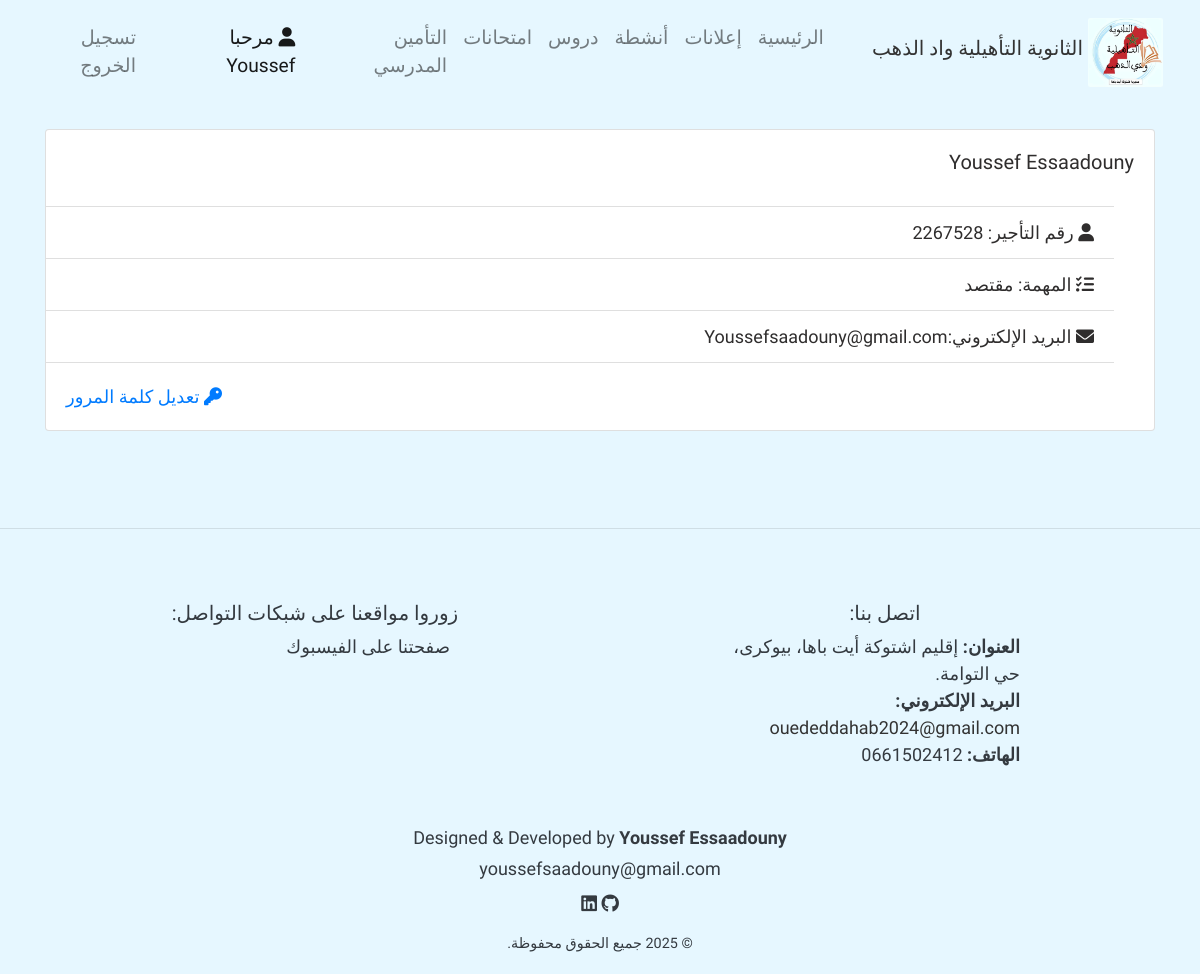
The page /UserInfo/ (signed in) on the database as committed earlier.
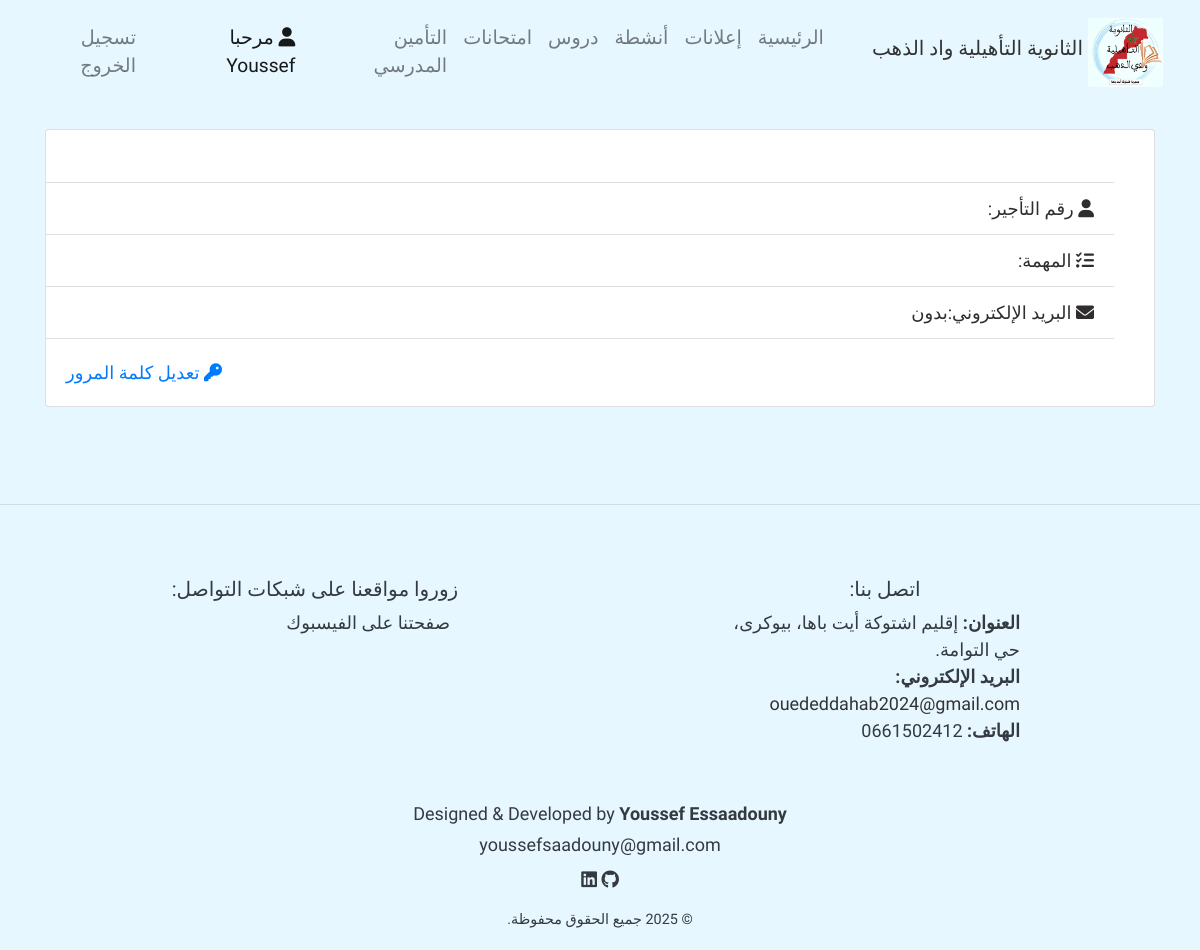
The same page on the database as committed later.
### home/models.py (models this page shows, shortened)
class UserProfile(models.Model):
    user = models.ForeignKey(User, on_delete = models.CASCADE)
    firstname = models.CharField(max_length = 100)
    lastname = models.CharField(max_length = 100)
    User_Type = models.CharField(max_length = 100, null = True, blank = True)
    email = models.EmailField(null = True, blank=  True)

class Staff(models.Model):
    choices =  [('أستاذ', 'أستاذ'), ('حارس عام', 'حارس عام'), ('مشرف', 'مشرف'), ('مقتصد', 'مقتصد')]
    FirstName = models.CharField(max_length = 50)
    LastName = models.CharField(max_length = 50)
    PPR = models.CharField(max_length = 50)
    Mission = models.CharField(max_length = 100,choices =choices)
    Email = models.EmailField(null = True, blank = True)

### home/views.py (the view)
# urls.py: path('UserInfo/', views.UserInfo, name = 'UserInfo'),
def UserInfo(request):
    user = request.user
    user_info = None
    staffInfo = None
    studentInfo = None
    message = None
    if user.is_authenticated:
        try:
            user_info = UserProfile.objects.get(user=user)
            try:
                staffInfo = Staff.objects.get(PPR=user.username)
            except Staff.DoesNotExist:
                pass
            try:
                studentInfo = Student.objects.get(code=user.username)
            except Student.DoesNotExist:
                pass
        except Exception as e:
            message = f'لقد حدث خطأ غير متوقع ({e})'
            print(f'error id {e}')
    else:
        message = 'أنت غير مؤهل لزيارة هذه الصفحة.'
    context = {
        'user_info': user_info,
        'staffInfo' : staffInfo,
        'studentInfo' : studentInfo,
        'message' : message,
    }
    return render (request, 'pages/userInfo.html', context)

### templates/pages/userInfo.html
{% extends 'base.html' %}
{% load static %}
{% block content %}
<div class="container mt-4">
    {% if message %}
      <h4>{{message}}</h4>
    {% else %}
      <div class="card w-100" >
        <div class="card-body">
          {% if "student" in request.user.groups.all|join:',' %}
            <h5 class="card-title">{{studentInfo.prenom}} {{studentInfo.nom}}</h5>
          {% else %}
            <h5 class="card-title">{{staffInfo.FirstName}} {{staffInfo.LastName}}</h5>
          {% endif %}
        </div>
        <ul class="list-group list-group-flush">
          <li class="list-group-item"> <i class="fas fa-user"></i>
                {% if "student" in request.user.groups.all|join:',' %}
                  رمز مسار: {{studentInfo.massar_num}}
                {% else %}
                  رقم التأجير: {{staffInfo.PPR}}
                {% endif %}
          </li>
          {% if "student" in request.user.groups.all|join:',' %}
            <li class="list-group-item"> <i class="fas fa-users"></i>  القسم: {{studentInfo.sections}}</li>
          {% else %}
            <li class="list-group-item"> <i class="fas fa-tasks"></i>  المهمة: {{staffInfo.Mission}}</li>
          {% endif %}
          <li class="list-group-item">
              {% if not 'student' in request.user.groups.all|join:";" %}
                <i class="fas fa-envelope"></i> البريد الإلكتروني:{% if staffInfo.Email %}{{staffInfo.Email}}{% else %}بدون{% endif %}
              {% endif %}
          </li>
        </ul>
        <div class="card-body">
          <a href="{% url 'password_change' %}" class="card-link" style="float: left;"> <i class="fas fa-key"></i> تعديل كلمة المرور</a>
        </div>
      </div>
    {% endif %}
</div>
{% endblock %}

### templates/base.html (shortened to what this page needs)
{% load static %}
<!DOCTYPE html>
<html lang="ar">
<head>
    <link rel="stylesheet" href="{% static 'css/bootstrap.css' %}">
    <link rel="stylesheet" href="{% static 'css/style.css' %}">
    <link href="https://cdnjs.cloudflare.com/ajax/libs/font-awesome/6.0.0-beta3/css/all.min.css" rel="stylesheet">
</head>
{% include 'parts/navbar.html' %}
<body dir="rtl" style="font-family:Tajawal, Gupter, Marhey, sans-serif; direction:rtl; font-size: large;">
{% block content %}
{% endblock %}
<br>
<br>
<br>
<hr>
{% include 'parts/footer.html' %}
</body>
</html>

### templates/parts/navbar.html (shortened to what this page needs)
 {% load static %}
 <nav class="navbar navbar-expand-lg navbar-light " style="font-size:medium; font-weight:normal; text-align: right" dir="rtl">
        <a href="/" class="navbar-brand text-center d-flex align-items-center">
            <img src="{% static 'photos/oued-eddahab.jpg' %}" alt="شعار الثانوية التأهيلية واد الذهب  ">
            <h5>الثانوية التأهيلية واد الذهب  </h5>
        </a>
        <div id="navbarContent" class="collapse navbar-collapse justify-content-center">
            <ul class="navbar-nav" style="border-radius:2px; color:#f8f9fa">
                <li class="nav-item {% if request.path == '/' %} active {% endif %} "><a href="/" class="nav-link">  الرئيسية</a></li>
                <li class="nav-item {% if request.resolver_match.url_name == 'announce' or request.resolver_match.url_name == 'add_announce' %} active {% endif %}"><a href="{% url 'announce' %}" class="nav-link">إعلانات</a></li>
                <li class="nav-item {% if request.resolver_match.url_name == 'ShowActivities' or request.resolver_match.url_name == 'add_activity' %} active {% endif %}"><a href="{% url 'ShowActivities' %}" class="nav-link">أنشطة</a></li>
                <li class="nav-item   "><a href=" {% if 'admin' in request.user.groups.all|join:',' or 'teacher' in request.user.groups.all|join:',' or 'general_surveillance' in request.user.groups.all|join:','  %} {% url 'UserCourseList' %} {% else %} {% url 'course_res' %} {% endif %} " class="nav-link">دروس</a></li>
                <li class="nav-item "><a href="{% url 'exams' %}" class="nav-link">امتحانات</a></li>
                {% if 'bursar' in request.user.groups.all|join:", "  %}
                <li class="nav-item {% if request.path == '/add_insurance/' %} active {% endif %}"><a href="{% url 'add_insurance' %}" class="nav-link seasonsDropdown">  التأمين المدرسي</a></li>
                {% endif %}
                {% url 'password_change' as p %}
                {% url 'password_change_done' as d %}
                <li class="nav-item mx-2 {% if request.path == '/UserInfo/' %} active {% endif %}"><a href="{% url 'UserInfo' %}" class="nav-link user" >{% if request.path != p and request.path != d %} <i class="fas fa-user "></i>  مرحبا  {{user_info.firstname}} {% endif %}</a></li>
                <li class="nav-item "><a href="{% url 'signout' %}" class="nav-link out"> تسجيل الخروج  </a></li>
            </ul>
        </div>
    </nav>

### templates/parts/footer.html
<footer class=" text-dark mt-5 pt-4"   dir="rtl">
  <div class="container" >
    <div class="row justify-content-around text-center text-md-start">
      <div class="col-md-4 mb-3" >
        <h5>اتصل بنا:</h5>
        <ul class="list-unstyled" style="text-align: right">
          <li> <strong> العنوان: </strong>
            إقليم اشتوكة أيت باها، بيوكرى، حي التوامة.
          </li>
          <li style="white-space: normal;"> <strong > البريد الإلكتروني:</strong> <a href="mailto:anasbnomalek2023@gmail.com" > ouededdahab2024@gmail.com </a></li>
          <li> <strong>   الهاتف:</strong>
             0661502412
          </li>
        </ul>
      </div>
      <div class="col-md-4 mb-3">
        <h5>زوروا مواقعنا على شبكات التواصل:</h5>
        <ul class="list-unstyled" style="text-align: right">
          <li>
            <a href="https://web.facebook.com/Ouadi.Eddahab" target="_blank" class="text-decoration-none text-dark">
              صفحتنا على الفيسبوك
            </a>
          </li>
        </ul>
      </div>
    </div>
    <div class="text-center mt-4" style="font-family: Gupter;">
      <p class="mb-1">Designed & Developed by <strong>Youssef Essaadouny</strong></p>
      <p class="mb-1">
        <a href="mailto:youssefsaadouny@example.com" class="text-dark">youssefsaadouny@gmail.com</a>
      </p>
      <div class="social-icons mt-2">
        <a href="https://github.com/0628114655" target="_blank" class="text-dark me-3 fs-5">
          <i class="fab fa-github"></i>
        </a>
        <a href="https://www.linkedin.com/in/%D9%8A%D9%80%D9%80%D9%80%D9%88%D8%B3%D9%80%D9%80%D9%80%D9%81-%D8%A7%D9%84%D8%B3%D8%B9%D8%AF%D9%88%D9%86%D9%8A-b2889a291/" target="_blank" class="text-dark me-3 fs-5">
          <i class="fab fa-linkedin"></i>
        </a>
      </div>
      <small class="d-block mt-3">&copy; 2025 جميع الحقوق محفوظة.</small>
    </div>
  </div>
</footer>

### LC_tassegdelt/static/css/style.css (style rules this page uses)
body { background: #e6f7ff; color: #2f2d2d; position: relative; font-size: large; font-family: 'Tajawal' , 'Gupter', 'Marhey', sans-serif !important; direction: rtl; text-align: right; text-align: justify; }
.navbar-brand { display: flex; align-items: center; justify-content: center; }
.navbar-brand img { max-width: 75px; margin: 5px; border-radius: 2px; }
.navbar-brand h5 { color: #333333; font-family: 'Reem Kufi Fun'; }
.nav-link, .nav-link:visited { font-size: larger; color: #f8f9fa; }
.nav-item { font-family: 'Reem Kufi Fun'; }
@media (min-width: 576px) { .navbar-brand { flex-direction: row; } }
@media (min-width: 576px) { .navbar-brand img { max-width: 75px; margin: 5px; } }
footer { color: #333333; padding: 20px 0; bottom: 0; font-family: 'Reem Kufi Fun'; }
footer a, footer a:visited { color: #333333; text-decoration: none; }

Rows that differ between the two databases and show on the page:
removed Staff: FirstName "Youssef", LastName "Essaadouny", PPR "2267528", Mission "مقتصد", Email "Youssefsaadouny@gmail.com"
Other text that changed with them:
text now shown: "بدون"
